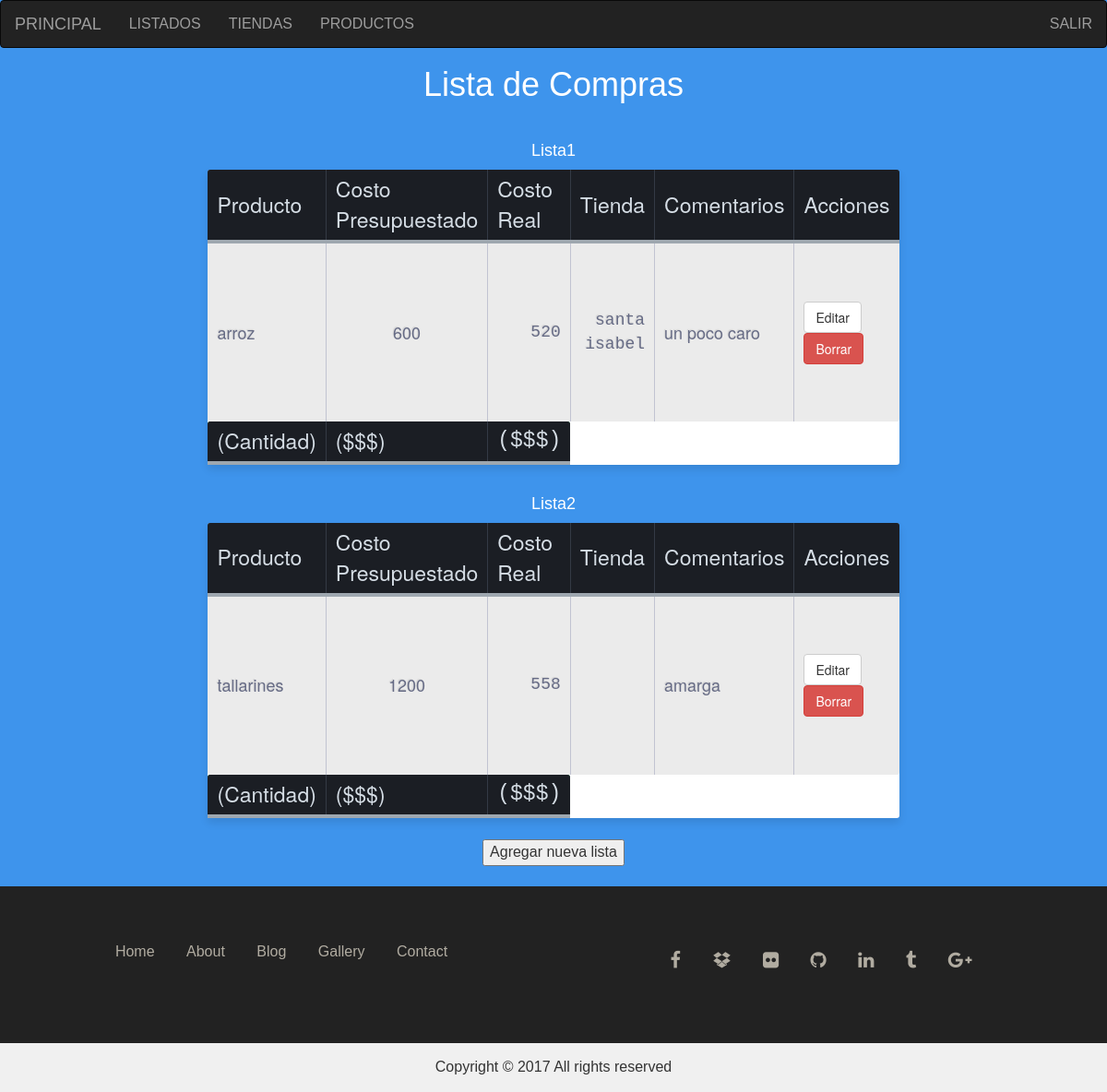
Screenshot of /listado/ (signed in) with the database file from the repository.
### registro/models.py (models this page shows)
class Lista(models.Model):
    nombre = models.CharField(max_length = 100)
    total_A = models.IntegerField(blank=True,null=True)
    total_C = models.IntegerField(blank=True,null=True)
    costo_P = models.IntegerField(blank=True,null=True)
    costo_R = models.IntegerField(blank=True,null=True)
    username = models.CharField(max_length = 100)

class Producto(models.Model):
    nombre = models.CharField(max_length = 100)
    costoP = models.IntegerField(blank=True)
    costoR = models.IntegerField(blank=True)
    tienda = models.CharField(max_length = 100,blank=True)
    notas = models.CharField(max_length = 200,blank=True)
    nlista = models.CharField(max_length = 100)

### registro/views.py (the view)
# urls.py: path('listado/',views.listado, name="listado"),
def listado(request):
    listas = Lista.objects.all()
    productos = Producto.objects.all()
    contexto = {'listas': listas, 'productos': productos}
    return render(request,'listado.html',contexto)

### registro/templates/listado.html (shortened to what this page needs)
{% load static %}
<!DOCTYPE html>
<html lang="es">
<head>
    <link rel="stylesheet" href="//netdna.bootstrapcdn.com/bootstrap/3.1.0/css/bootstrap.min.css">
    <link href="//maxcdn.bootstrapcdn.com/bootstrap/3.3.0/css/bootstrap.min.css" rel="stylesheet" id="bootstrap-css">
    <link href="//maxcdn.bootstrapcdn.com/font-awesome/4.2.0/css/font-awesome.min.css" rel="stylesheet">
    <link rel="stylesheet" href="{% static 'css/estilos.css' %}">
</head>
<body>
    <nav class="navbar navbar-inverse">
        <div class="container-fluid">
            <div class="navbar-header">
                <a class="navbar-brand" href="{% url 'index' %}">PRINCIPAL</a>
            </div>
            <ul class="nav navbar-nav">
                <li><a href="{% url 'listado' %}"> LISTADOS</a></li>
                <li><a href="{% url 'tiendas' %}"> TIENDAS</a></li>
                <li><a href="{% url 'tiendas' %}"> PRODUCTOS</a></li>
            </ul>
            <ul class="nav navbar-nav navbar-right">
                {% if not user.is_authenticated %}
                <li><a href="{% url 'ingresar' %}">INGRESAR</a></li>
                <li><a href="{% url 'registro' %}">REGISTRAR</a></li>
                {% else %}
                    <li><a href="{% url 'salir' %}">SALIR</a></li>
                {% endif %}
            </ul>
        </div>
    </nav>
    <h1 style="text-align: center; color: white;" >Lista de Compras</h1>
    <br>
{% if listas %}
    {% for l in listas %}
    <h4 style="text-align: center; color: white;">{{l.nombre}}</h4>
        <table class="table-fill">
                <thead>
                    <tr>
                        <th>Producto</th>
                        <th>Costo Presupuestado</th>
                        <th>Costo Real</th>
                        <th>Tienda</th>
                        <th>Comentarios</th>
                        <th>Acciones</th>
                    </tr>
                </thead>
                <tbody>
                    {% if productos %}
                    <tr>
                        {% for p in productos %}
                        {% if l.nombre == p.nlista %}
                        <td>{{p.nombre}}</td>
                        <td>{{p.costoP}}</td>
                        <td>{{p.costoR}}</td>
                        <td>{{p.tienda}}</td>
                        <td>{{p.notas}}</td>
                        <td><button class="btn btn-default">Editar</button><button class="btn btn-danger">Borrar</button></td>
                        {% endif %}
                        {% endfor %}
                    </tr>
                    {% endif %}
                <tfoot>
                    <tr>
                        <th>(Cantidad)</th>
                        <th>($$$)</th>
                        <th>($$$)</th>
                    </tr>
                </tfoot>
            </table>
            <br>
    {% endfor %}
{% else %}
    <h1 style="text-align: center; color: white;" >No hay listas creadas</h1>
{% endif %}
<div class="row">
    <div class="col-sm-12" style="text-align: center" >
       <button id="btnlistas">Agregar nueva lista</button>
    </div>
</div>
<br>
             <footer>
                 <div class="container">
                     <div class="row text-center">
                         <div class="col-md-6 col-sm-6 col-xs-12">
                           <ul class="menu list-inline">
                                  <li>
                                     <a href="#">Home</a>
                                   </li>
                                   <li>
                                      <a href="#">About</a>
                                   </li>
                                   <li>
                                     <a href="#">Blog</a>
                                   </li>
                                   <li>
                                      <a href="#">Gallery</a>
                                   </li>
                                   <li>
                                     <a href="#">Contact</a>
                                  </li>
                            </ul>
                        </div>
                        <div class="col-md-6 col-sm-6 col-xs-12">
                            <ul class="list-inline">
                                 <li>
                                     <a href="#"><i class="fa fa-facebook fa-2x"></i></a>
                                 </li>
                                 <li>
                                     <a href="#"><i class="fa fa-dropbox fa-2x"></i></a>
                                 </li>
                                 <li>
                                     <a href="#"><i class="fa fa-flickr fa-2x"></i></a>
                                 </li>
                                 <li>
                                     <a href="#"><i class="fa fa-github fa-2x"></i></a>
                                 </li>
                                 <li>
                                     <a href="#"><i class="fa fa-linkedin fa-2x"></i></a>
                                 </li>
                                 <li>
                                     <a href="#"><i class="fa fa-tumblr fa-2x"></i></a>
                                 </li>
                                 <li>
                                     <a href="#"><i class="fa fa-google-plus fa-2x"></i></a>
                                </li>
                             </ul>
                         </div>
                    </div>
                 </div>
             </footer>
             <div class="copyright">
                 <div class="container">
                     <div class="row text-center">
                          <p>Copyright © 2017 All rights reserved</p>
                     </div>
                 </div>
             </div>
</body>
</html>

### registro/static/css/estilos.css (style rules this page uses)
body { background-color: #3e94ec; font-family: "Roboto", helvetica, arial, sans-serif; font-size: 16px; font-weight: 400; text-rendering: optimizeLegibility; }
.table-fill { background: white; border-radius:3px; border-collapse: collapse; height: 320px; margin: auto; max-width: 600px; padding:5px; width: 100%; box-shadow: 0 5px 10px rgba(0, 0, 0, 0.1); animation: float 5s infinite; }
th { color:#D5DDE5;; background:#1b1e24; border-bottom:4px solid #9ea7af; border-right: 1px solid #343a45; font-size:23px; font-weight: 100; padding:24px; text-align:left; text-shadow: 0 1px 1px rgba(0, 0, 0, 0.1); vertical-align:middle; }
th:first-child { border-top-left-radius:3px; }
th:last-child { border-top-right-radius:3px; border-right:none; }
tr { border-top: 1px solid #C1C3D1; border-bottom-color: 1px solid #C1C3D1; color:#666B85; font-size:16px; font-weight:normal; text-shadow: 0 1px 1px rgba(256, 256, 256, 0.1); }
tr:first-child { border-top:none; }
tr:last-child { border-bottom:none; }
tr:nth-child(odd) td { background:#EBEBEB; }
tr:last-child td:first-child { border-bottom-left-radius:3px; }
tr:last-child td:last-child { border-bottom-right-radius:3px; }
td { background:#FFFFFF; padding:20px; text-align:left; vertical-align:middle; font-weight:300; font-size:18px; text-shadow: -1px -1px 1px rgba(0, 0, 0, 0.1); border-right: 1px solid #C1C3D1; }
td:last-child { border-right: 0px; }
table { font-family: "Helvetica Neue", Helvetica, sans-serif }
thead { background: SteelBlue; color: white; }
th, td { padding: 5px 10px; }
tbody tr td:nth-child(2) { text-align:center; }
tbody tr td:nth-child(3), tbody tr td:nth-child(4) { text-align: right; font-family: monospace; }
tfoot { background: SeaGreen; color: white; text-align: right; }
tfoot tr th:last-child { font-family: monospace; }
body { font-family: 'Poppins', sans-serif; }
.copyright { background-color:#f0f0f0; }
.copyright p { margin:15px 0px; }
footer { background-color:#222222; padding: 60px 0px; }
footer .menu li a { color:#b1aca1; padding:10px; text-decoration:none; }
.fa.fa-facebook , .fa.fa-dropbox, .fa.fa-flickr , .fa.fa-github , .fa.fa-linkedin , .fa,fa-tumblr , .fa.fa-google-plus , .fa.fa-tumblr { color:#b1aca1; font-size:20px; padding:10px; }
.fa.fa-facebook:hover, .fa.fa-dropbox:hover, .fa.fa-flickr:hover, .fa.fa-github:hover, .fa.fa-linkedin:hover, .fa,fa-tumblr:hover, .fa.fa-google-plus:hover, .fa.fa-tumblr:hover { color:#6794c2; }

### rows the page displays
Lista: nombre "Lista1"
Producto: nombre "arroz", costoP "600", costoR "520", tienda "santa isabel", notas "un poco caro"
Lista: nombre "Lista2"
Producto: nombre "tallarines", costoP "1200", costoR "558", notas "amarga"
